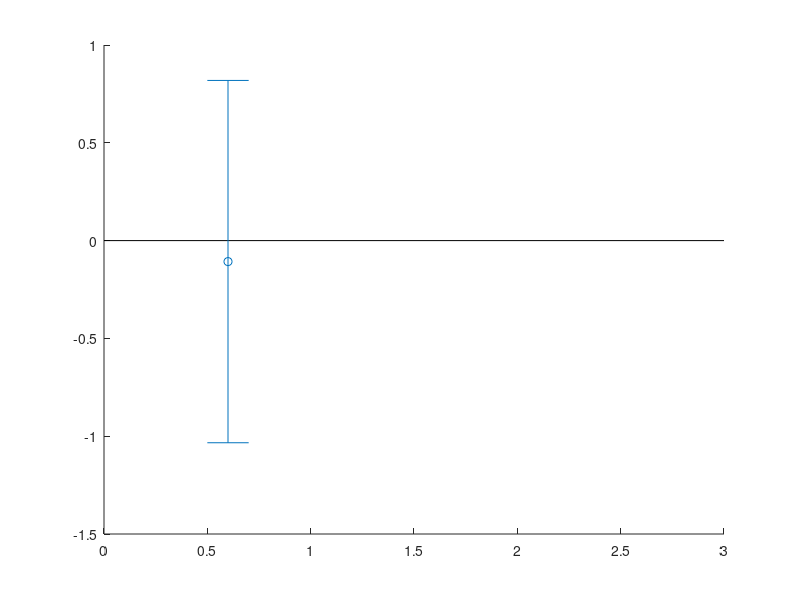

MATLAB code to generate this figure: (Note: this script raises an error after producing the figure.)
function spaghetti_plot(varargin)
  %
  % Plots 2 distributions side by side. The spaghetti plot can be used to plot
  % paired data.
  %
  % USAGE::
  %
  % spaghetti_plot(data, ...
  %             'spaghetti', true, ...
  %             'fontSize', 12, ...
  %             'xTickLabel', 1:2, ...
  %             'xLabel', 'x label', ...
  %             'yLabel', 'y label', ...
  %             'title', 'TITLE', ...
  %             'markerSize', 5, ...
  %             'color', [0 0 255]);
  %
  %
  % :param data: Data to plot. If number of colums <= 2 the mean of each column
  %              will be plotted.
  % :type data: n X m numeric data
  %
  % :param spaghetti: To use spaghetti plot or just a side by side scatter plot.
  %                   If ``false``, it requires ``shadedErrorBar`` from Matlab
  %                   Exhange.
  % :type spaghetti: logical
  %
  % :param fontSize: Default to 12
  % :type fontSize: numeric
  %
  % :param xTickLabel: Default to ``[1 2]``
  % :type xTickLabel:
  %
  % :param xLabel: defaults to ``'x label'``
  % :type xLabel: char
  %
  % :param yLabel: defaults to ``'y label'``
  % :type yLabel: char
  %
  % :param title: defaults to ``'TITLE'``
  % :type title: char
  %
  % :param markerSize: Default to 5
  % :type markerSize: numeric
  %
  % :param color: Defaults to ``'b'``
  % :type color:
  %
  %
  % (C) Copyright 2022 Remi Gau

  args = inputParser;
  args.CaseSensitive = false;

  addOptional(args, 'data', [], @isnumeric);
  addParameter(args, 'spaghetti', true, @islogical);
  addParameter(args, 'fontSize', 12, @isnumeric);
  addParameter(args, 'xTickLabel', 1:2);
  addParameter(args, 'xLabel', 'x label', @ischar);
  addParameter(args, 'yLabel', 'y label', @ischar);
  addParameter(args, 'yMin', [], @isnumeric);
  addParameter(args, 'yMax', [], @isnumeric);
  addParameter(args, 'title', 'TITLE', @ischar);
  addParameter(args, 'markerSize', 5, @isnumeric);
  addParameter(args, 'color', [0 0 255], @isnumeric);

  parse(args, varargin{:});

  data = args.Results.data;
  spaghetti = args.Results.spaghetti;
  fontSize = args.Results.fontSize;
  markerSize = args.Results.markerSize;

  color = args.Results.color;
  color = color / 255;

  % dummy data for standalone testing
  if isempty(data)

    close all;

    figure;

    data = randn(30, 1);
    data(:, 2) = data + randn * 0.4 + randn(30, 1) * 0.4;

  end

  % any line with a nan is skipped;
  rows_to_keep = all(~isnan(data), 2);
  data = data(rows_to_keep, :);
  if isempty(data)
    error('no data left after cleaning');
  end

  %%
  nb_cols = size(data, 2);

  yMin = args.Results.yMin;

  if isempty(yMin)
    yMin = min(data(:)) * 1.2;
  end
  if yMin > 0
    yMin = 0;
  end

  yMax = args.Results.yMax;
  if isempty(yMax)
    yMax = max(data(:)) * 1.2;
  end
  if yMax  < 0
    yMax = 0;
  end

  range = yMax - yMin;

  x_values_for_data = 1:nb_cols;
  xMin = 0.6;
  xMax = nb_cols + 0.4;

  if nb_cols <= 2
    x_values_for_mean = [0.6, 2.4];
    x_values_for_data = [1.1, 1.9];
    xMin = x_values_for_mean(1) - 0.2;
    xMax = x_values_for_mean(nb_cols) + 0.2;
  end

  if nb_cols == 1
    spaghetti = false;
    xMax = 1.6;
  end

  %%
  hold on;

  plot([0 nb_cols + 1], [0 0], 'k');

  for i_col = 1:nb_cols

    to_plot = data(:, i_col);

    if ~spaghetti
      h = plotSpread(to_plot, 'distributionIdx', ones(1, numel(to_plot)), ...
                     'distributionMarkers', {'o'}, ...
                     'distributionColors', color, ...
                     'xValues', x_values_for_data(i_col), ...
                     'showMM', 0, ...
                     'binWidth', range * 0.2, ...
                     'spreadWidth', 0.5);

      set(h{1}, ...
          'markerSize', markerSize, ...
          'MarkerEdgeColor', 'k', ...
          'MarkerFaceColor', color, ...
          'LineWidth', 2);

    end

    % plot means
    if nb_cols <= 2

      errorbar(x_values_for_mean(i_col), ...
               mean(to_plot, 'omitnan'), ...
               std(to_plot, 'omitnan'), ...
               'o', ...
               'color', color, ...
               'linewidth', 2, ...
               'markerSize', markerSize * 1.5, ...
               'MarkerEdgeColor', 'k', ...
               'MarkerFaceColor', color);

    end

  end

  if spaghetti
    lineColor = color * 1.3;
    lineColor(lineColor > 1) = 1;
    h = plot(x_values_for_data, data, 'o-');
    for i = 1:numel(h)
      set(h(i), ...
          'color', lineColor, ...
          'linewidth', 1, ...
          'MarkerSize', markerSize, ...
          'MarkerEdgeColor', 'k', ...
          'MarkerFaceColor', color);
    end
  end

  axis([xMin, xMax,  yMin, yMax]);

  abs_max = round(max(abs([yMin yMax])) * 100);
  yTickLabel = round(-2 * abs_max:abs_max / 8:abs_max * 2) / 100;

  xTickLabel = args.Results.xTickLabel;
  if isnumeric(xTickLabel)
    xTickLabel = num2cell(xTickLabel);
    xTickLabel = cellfun(@(x) num2str(x), xTickLabel, 'UniformOutput', false);
  end

  xTickLabel = strrep(xTickLabel, '_', ' ');

  set(gca, ...
      'fontSize', fontSize, ...
      'ytick', yTickLabel, 'yTickLabel', yTickLabel, ...
      'xtick', 1:nb_cols, 'xTickLabel', xTickLabel, ...
      'tickLength', [.02 .02], ...
      'tickDir', 'out');

  t = xlabel(args.Results.xLabel);
  set(t, 'fontSize', fontSize + 2);
  t = ylabel(args.Results.yLabel);
  set(t, 'fontSize', fontSize + 2);

  % any line with a nan is skipped;
  n = size(data, 1);
  t = title(sprintf('%s (n=%i)', ...
                    args.Results.title, ...
                    n));
  set(t, 'fontSize', fontSize + 4);

end
